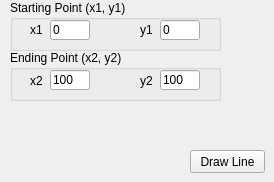
    <widget class="QWidget" name="tab">
     <attribute name="title">
      <string>Line</string>
     </attribute>
     <widget class="QGroupBox" name="groupBox">
      <property name="geometry">
       <rect>
        <x>10</x>
        <y>0</y>
        <width>211</width>
        <height>51</height>
       </rect>
      </property>
      <property name="title">
       <string>Starting Point (x1, y1)</string>
      </property>
      <widget class="QLabel" name="label">
       <property name="geometry">
        <rect>
         <x>20</x>
         <y>20</y>
         <width>12</width>
         <height>20</height>
        </rect>
       </property>
       <property name="maximumSize">
        <size>
         <width>20</width>
         <height>16777215</height>
        </size>
       </property>
       <property name="text">
        <string>x1</string>
       </property>
      </widget>
      <widget class="QLineEdit" name="xStartInput">
       <property name="geometry">
        <rect>
         <x>40</x>
         <y>20</y>
         <width>40</width>
         <height>20</height>
        </rect>
       </property>
       <property name="maximumSize">
        <size>
         <width>50</width>
         <height>16777215</height>
        </size>
       </property>
       <property name="text">
        <string>0</string>
       </property>
      </widget>
      <widget class="QLineEdit" name="yStartInput">
       <property name="geometry">
        <rect>
         <x>150</x>
         <y>20</y>
         <width>40</width>
         <height>20</height>
        </rect>
       </property>
       <property name="maximumSize">
        <size>
         <width>50</width>
         <height>16777215</height>
        </size>
       </property>
       <property name="text">
        <string>0</string>
       </property>
      </widget>
      <widget class="QLabel" name="label_2">
       <property name="geometry">
        <rect>
         <x>130</x>
         <y>20</y>
         <width>12</width>
         <height>20</height>
        </rect>
       </property>
       <property name="text">
        <string>y1</string>
       </property>
      </widget>
     </widget>
     <widget class="QGroupBox" name="groupBox_2">
      <property name="geometry">
       <rect>
        <x>10</x>
        <y>50</y>
        <width>211</width>
        <height>51</height>
       </rect>
      </property>
      <property name="title">
       <string>Ending Point (x2, y2)</string>
      </property>
      <widget class="QLabel" name="label_3">
       <property name="geometry">
        <rect>
         <x>20</x>
         <y>20</y>
         <width>16</width>
         <height>21</height>
        </rect>
       </property>
       <property name="maximumSize">
        <size>
         <width>20</width>
         <height>16777215</height>
        </size>
       </property>
       <property name="text">
        <string>x2</string>
       </property>
      </widget>
      <widget class="QLineEdit" name="xEndInput">
       <property name="geometry">
        <rect>
         <x>40</x>
         <y>20</y>
         <width>40</width>
         <height>20</height>
        </rect>
       </property>
       <property name="maximumSize">
        <size>
         <width>50</width>
         <height>16777215</height>
        </size>
       </property>
       <property name="text">
        <string>100</string>
       </property>
      </widget>
      <widget class="QLineEdit" name="yEndInput">
       <property name="geometry">
        <rect>
         <x>150</x>
         <y>20</y>
         <width>40</width>
         <height>20</height>
        </rect>
       </property>
       <property name="maximumSize">
        <size>
         <width>50</width>
         <height>16777215</height>
        </size>
       </property>
       <property name="text">
        <string>100</string>
       </property>
      </widget>
      <widget class="QLabel" name="label_4">
       <property name="geometry">
        <rect>
         <x>130</x>
         <y>10</y>
         <width>12</width>
         <height>41</height>
        </rect>
       </property>
       <property name="maximumSize">
        <size>
         <width>20</width>
         <height>16777215</height>
        </size>
       </property>
       <property name="text">
        <string>y2</string>
       </property>
      </widget>
     </widget>
     <widget class="QPushButton" name="drawLineBtn">
      <property name="geometry">
       <rect>
        <x>190</x>
        <y>150</y>
        <width>75</width>
        <height>23</height>
       </rect>
      </property>
      <property name="maximumSize">
       <size>
        <width>75</width>
        <height>16777215</height>
       </size>
      </property>
      <property name="text">
       <string>Draw Line</string>
      </property>
     </widget>
    </widget>
